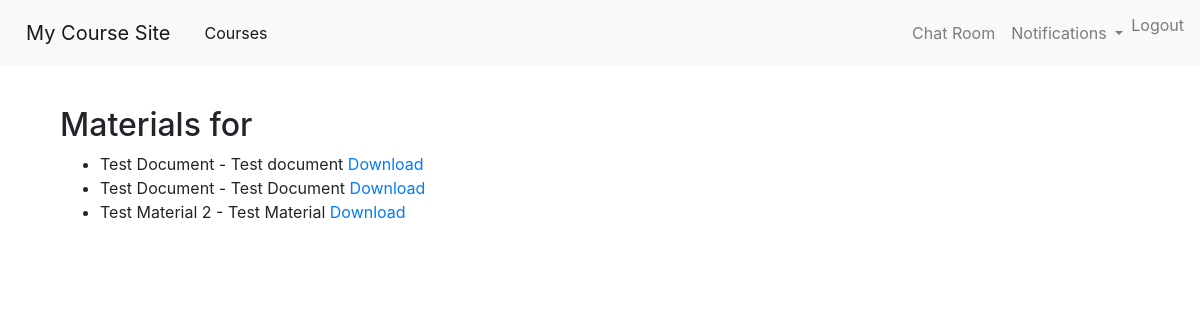
/materials/course/3/materials/ (signed in), run on the app's committed database.
### materials/models.py (models this page shows, shortened)
class Material(models.Model):
    course = models.ForeignKey(Course, related_name='materials', on_delete=models.CASCADE)
    title = models.CharField(max_length=100)
    description = models.TextField(blank=True)
    file = models.FileField(upload_to='course_materials/')
    created_at = models.DateTimeField(auto_now_add=True)

### materials/views.py (the view)
# urls.py: path('course/<int:course_id>/materials/', MaterialListView.as_view(), name='material_list'),
class MaterialListView(ListView):
    model = Material
    template_name = 'materials/material_list.html'
    context_object_name = 'materials'
    def get_queryset(self):
        course_id = self.kwargs.get('course_id')
        course = get_object_or_404(Course, id=course_id)
        return Material.objects.filter(course=course)

### Notifications/context_processors.py (called while the page is built)
def notifications(request):
    if request.user.is_authenticated:
        return {
            'notifications': Notification.objects.filter(recipient=request.user, is_read=False)
        }
    else:
        return {}

### materials/templates/materials/material_list.html
{% extends 'base.html' %}
{% block content %}
<div class="container">
    <h2>Materials for {{ course.title }}</h2>
    <ul>
    {% for material in materials %}
        <li>
            {{ material.title }} - {{ material.description }}
            <a href="{{ material.file.url }}" download>Download</a>
        </li>
    {% empty %}
        <li>No materials found.</li>
    {% endfor %}
    </ul>
</div>
{% endblock %}

### static/css/style.css (style rules this page uses)
body { font-family: 'Open Sans', sans-serif; color: #333; }
.container { max-width: 1200px; margin: auto; padding: 20px; background-color: rgba(255, 255, 255, 0.8); padding: 20px; border-radius: 5px; }
body { background-image: url('/static/images/background.jpg'); background-size: cover; background-position: center; background-repeat: no-repeat; background-attachment: fixed; }

### data on the page
Material: title "Test Document", description "Test document"
Material: title "Test Document", description "Test Document"
Material: title "Test Material 2", description "Test Material"
